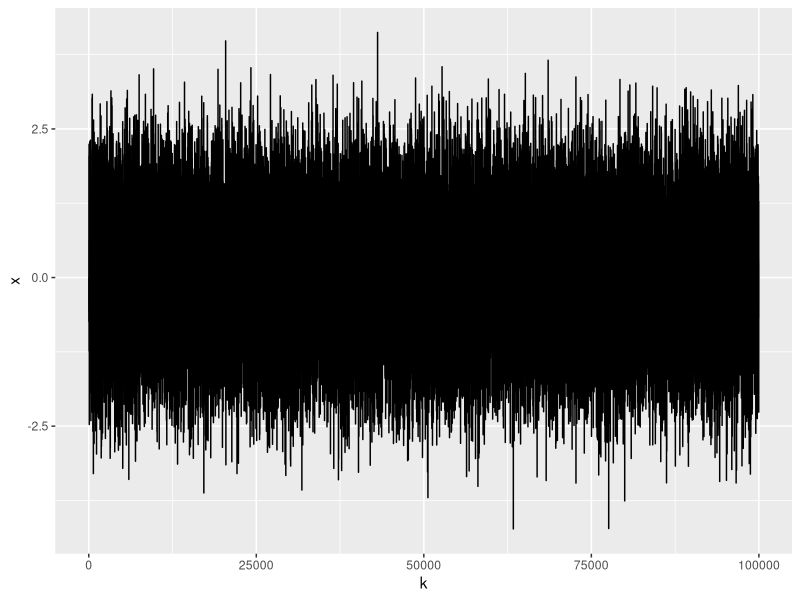
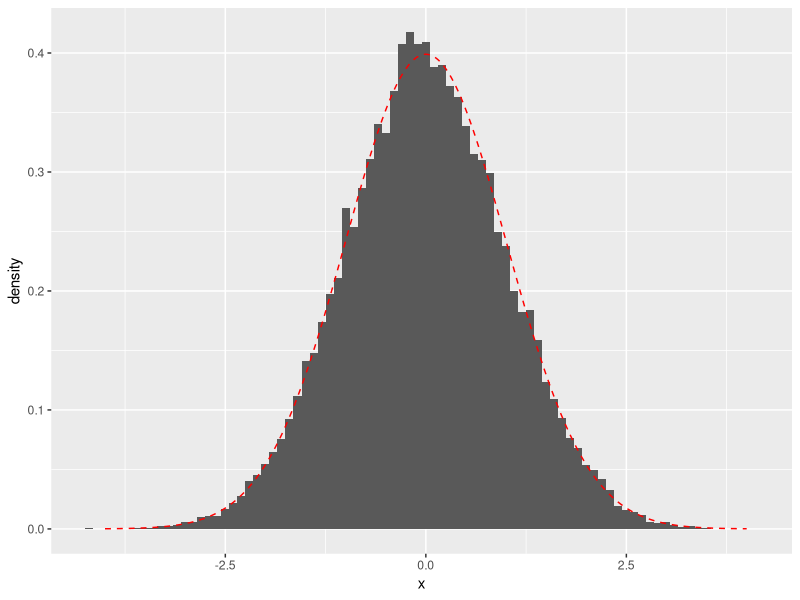

These charts were generated, in order, by the following R code: (Note: this script raises an error after producing the figures.)

# Chapter 4 メトロポリス法 -------------------------------------------------------

# 利用パッケージ
library(tidyverse)
library(gganimate)


# 4.1 メトロポリス法 -------------------------------------------------------------

### 図4.1

# 一様乱数のとり得る範囲を指定
c <- 4

# 繰り返し回数を指定
K <- 100000

# 初期値を指定
x <- 0

# 更新推移の記録用の受け皿を作成
trace_x <- rep(0, K)
n_accept <- 0

# maine loop
for(k in 1:K) {
  # S(x)を計算
  S_x <- x^2 / 2
  
  # xの変化量を生成
  delta_x <- runif(n = 1, min = -c, max = c)
  
  # xの更新候補を計算
  dash_x <- x + delta_x
  
  # S(x')を計算
  S_dash_x <- dash_x^2 / 2
  
  # テスト値を生成
  r <- runif(n = 1, min = 0, max = 1)
  
  # xを更新
  if(r < exp(S_x - S_dash_x)) { # メトロポリステスト
    x <- dash_x
    n_accept <- n_accept + 1
  }
  
  # 更新値を記録
  trace_x[k] <- x
}

# 更新値のデータフレームを作成
update_df <- tibble(
  k = 1:K, 
  x = trace_x
)

# 更新推移をグラフ化
ggplot(update_df, aes(x = k, y = x)) + 
    geom_line()


# 真の分布を計算
ture_df <- tibble(
  x = seq(-c, c, 0.01), # 描画範囲
  density = exp(-x^2 / 2) / sqrt(2 * pi) # 確率密度
)

# ヒストグラムを作成
ggplot() + 
  geom_histogram(data = update_df, aes(x = x, y = ..density..), 
                 binwidth = 0.1) + # xのヒストグラム
  geom_line(data = ture_df, aes(x = x, y = density), 
            linetype = "dashed", color = "red") # 真の確率密度


### 図4.1:アニメver

# シミュレーション数を指定
K <- 10000

# maine loop
res_df <- tibble()
for(k in 1:K) {
  # 前回のxを取得
  if(k > 1) {
    old_x <- tmp_df[["update_x"]]
  } else if(k == 1) { # 初回の場合
    old_x <- 0 # 初期値を指定
  }
  
  # xを更新
  tmp_df <- tibble(
    k = k, # 繰り返し番号
    x = old_x, 
    S_x = x^2 / 2, # S(x)を計算
    delta_x = runif(n = 1, min = -c, max = c), # xの変化量を生成
    S_dash_x = (x + delta_x)^2 / 2, # S(x')を計算
    r = runif(n = 1, min = 0, max = 1), # テスト値を生成
    update_x = dplyr::if_else(
      r < exp(S_x - S_dash_x), true = x + delta_x, false = x
    ) # メトロポリステスト
  )
  
  # 更新結果を結合
  res_df <- rbind(res_df, tmp_df)
  
  # n回ごとに途中経過を表示
  if(k_idx %% 20 == 0) {
    print(paste0(k_idx, " (", round(k_idx / K * 100, 1), "%)"))
  }
}

# gif画像作成用にデータフレームを変形
n_interval <- 20 # 表示する間隔を指定(重いので)
anime_df <- tibble()
for(k_idx in 1:(K %/% n_interval) * n_interval) {
  # k回目までの結果のデータフレームを作成
  tmp_df <- res_df %>% 
    dplyr::filter(k <= k_idx) %>% # k回目までの行を抽出
    dplyr::select(x = update_x) %>% # 更新値列を抽出して列名を変更
    dplyr::mutate(k = k_idx) # フレーム番号列を追加
  
  # 結合
  anime_df <- rbind(anime_df, tmp_df)
  
  # 途中経過を表示
  print(paste0(k_idx, " (", round(k_idx / K * 100, 1), "%)"))
}

# ヒストグラムを作成
hist_anime <- ggplot() + 
  geom_histogram(data = anime_df, aes(x = x, y = ..density..), binwidth = 0.1) + # ヒストグラム
  geom_line(data = ture_df, aes(x = x, y = density), 
            linetype = "dashed", color = "red") + # 真の確率密度
  gganimate::transition_manual(k) + # フレーム
  ylim(c(0, 1)) + # y軸の範囲
  theme(legend.position = "None") + # 凡例
  labs(subtitle = "k = {current_frame}", 
       x = "x", y = "density")

# gif画像を作成
gganimate::animate(hist_anime, nframes = (K %/% n_interval), fps = 10, width = 400, height = 400)


### 更新値の推移:複数ver

# シミュレーション数を指定
n_simu <- 100

# 繰り返し回数を指定
K <- 1000

# main loop
res_df <- tibble() # 受け皿を初期化
for(k in 1:K) {
  # 前回のxを取得
  if(k > 1) {
    old_x <- tmp_df[["update_x"]]
  } else if(k == 1) { # 初回の場合
    old_x <- rep(0, n_simu) # 初期値を指定
  }
  
  # xを更新
  tmp_df <- tibble(
    x = old_x, # 初期値を指定
    S_x = x^2 / 2, # S(x)を計算
    delta_x = runif(n = n_simu, min = -c, max = c), # xの変化量を生成
    S_dash_x = (x + delta_x)^2 / 2, # S(x')を計算
    r = runif(n = n_simu, min = 0, max = 1), # テスト値を生成
    k = k, # 繰り返し番号
    simulation = as.factor(1:n_simu) # シミュレーション番号
  ) %>% 
    dplyr::mutate(
      update_idx = dplyr::if_else(
        r < exp(S_x - S_dash_x), true = 1, false = 0
      ) # メトロポリステスト
    ) %>% 
    dplyr::mutate(update_x = x + update_idx * delta_x) # xを更新
  
  # 結果を結合
  res_df <- rbind(res_df, tmp_df)
  
  # n回ごとに途中経過を表示
  if(k %% 20 == 0) {
    print(paste0("k = ", k, " (", round(k / K * 100, 1), "%)"))
  }
}

# シミュレーションごと推移のグラフを作成
ggplot(res_df, aes(x = k, y = update_x, color = simulation)) + 
  geom_line(alpha = 0.5) + # 推移
  geom_hline(aes(yintercept = 0), linetype = "dashed", color = "red") + # 期待値
  theme(legend.position = "None") + # 凡例
  labs(subtitle = paste0("simulation: ", n_simu), 
       y = "x")
